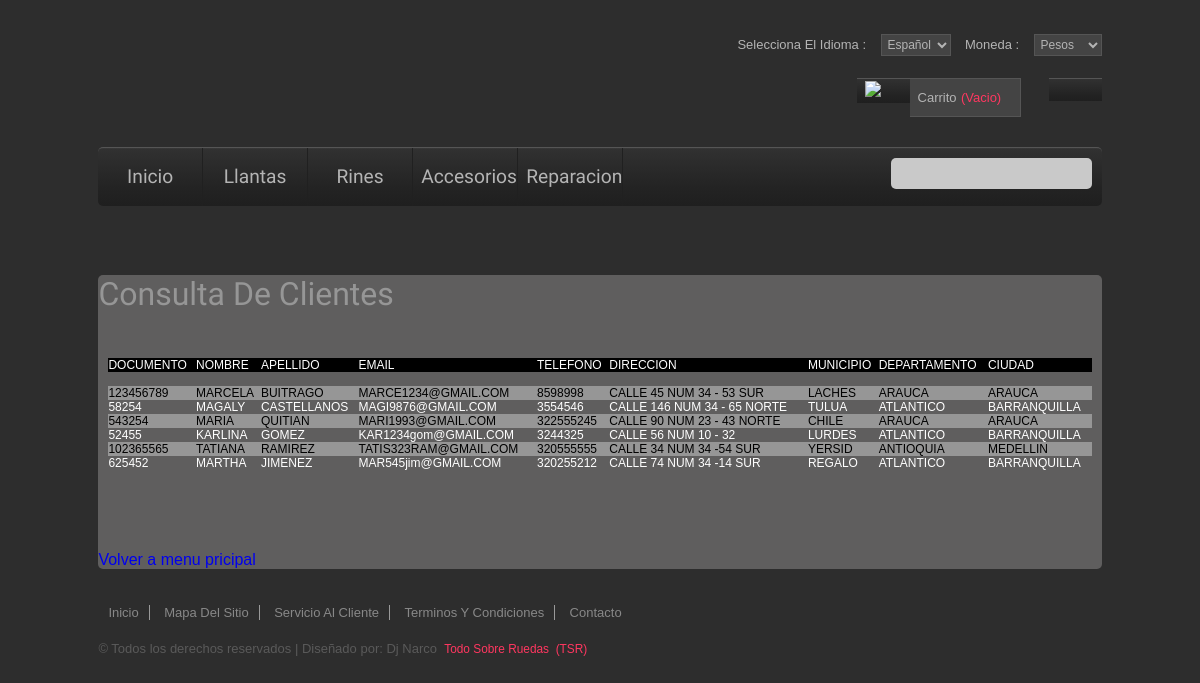
Page /Cosuta_clien.php on the committed database.
### tables this page shows
CREATE TABLE `cliente` (
  `_id_cliente` int(5) NOT NULL,
  `tipo_doc` varchar(20) NOT NULL,
  `num_doc` int(20) NOT NULL,
  `nom_cli` text NOT NULL,
  `apelli_cli` text NOT NULL,
  `email` varchar(30) NOT NULL,
  `tel_cli` varchar(20) NOT NULL,
  `direc_cli` varchar(52) NOT NULL,
  `ciud_cli` varchar(32) NOT NULL,
  `_id_ubicacion` int(11) NOT NULL,
  `gene_cli` varchar(34) NOT NULL,
  `fec_nac_cli` date NOT NULL
);

CREATE TABLE `ubicacion` (
  `_id_ubicacion` int(11) NOT NULL,
  `departamento` varchar(42) NOT NULL,
  `ciudad` varchar(43) NOT NULL
);

### db/utilidades_sql.php (called while the page is built, shortened)
<?php
$mysqli = New MySqli (DB_HOST,DB_USER,DB_PASSWORD,DB_DATABASE);
mysqli_set_charset($mysqli, "utf8");
function get_clientes(){
	global $mysqli;
	$sql = "SELECT _id_cliente, num_doc, nom_cli, apelli_cli, email, tel_cli, direc_cli, ciud_cli,ubicacion.departamento, ubicacion.ciudad FROM cliente,ubicacion WHERE cliente._id_ubicacion=ubicacion._id_ubicacion";
	return 	$mysqli ->query($sql);
}
?>

### Cosuta_clien.php (the view, shortened to what this page needs)
<!DOCTYPE HTML>
<html>
<head>
<link href="css/estilo23.css" rel="stylesheet" type="text/css" media="all" />
</head>
<body>
<?php
    include_once('php/banner.php')
    ?>
    <?php
    include_once('php/header.php')
    ?>
</div>
<div class="main">
<div class="main1">
<div class="boxes">
        <h2>Consulta de clientes </h2>
        <div class="repair">
             <section><p>
<?php
include_once ('db/utilidades_sql.php');
$result = get_clientes();
echo "<table class='datos' border: green 5px solid;>";
echo "<th>DOCUMENTO</th><th>NOMBRE</th><th>APELLIDO</th><th>EMAIL</th><th>TELEFONO</th><th>DIRECCION</th><th>MUNICIPIO</th>  <th>DEPARTAMENTO</th><th>CIUDAD</th>";
echo "<tr><td><br></td></tr>";
$i=1;
while( $row = $result->fetch_assoc ())
{
    if ($i%2==0){
        echo "<tr class='fondofila1'>";
    }else{
        echo "<tr class='fondofila2'>";
    }
    echo "<td>".$row[ "num_doc"     ]."</td>";
    echo "<td>".$row[ "nom_cli"     ]."</td>";
    echo "<td>".$row[ "apelli_cli"  ]."</td>";
    echo "<td>".$row[ "email"       ]."</td>";
    echo "<td>".$row[ "tel_cli"     ]."</td>";
    echo "<td>".$row[ "direc_cli"   ]."</td>";
    echo "<td>".$row[ "ciud_cli"    ]."</td>";
    echo "<td>".$row[ "departamento"]."</td>";
    echo "<td>".$row[ "ciudad"]."</td>";
    echo "<tr>";
    $i++;
}
    echo "</table>";
?></table>
<BR><BR>
<div align="left"><a href="index.php">Volver a menu pricipal</a></div>
            </section></p>
    </div>
  </div>
</div>
</div>
<?php
    include_once('php/footer.php')
?>

### php/banner.php (shortened to what this page needs)
<div class="wrap">
<div class="header">
	<div class="h_right">
	<div class="drp-dwn">
		<ul>
			<li><h3>Selecciona el Idioma :</h3></li>
			<li>
				<select onchange="window.location=this.options[this.selectedIndex].value">
				<option value="">Español</option>
			</select></li>
			<li><h3 style="margin-left: 10px;">Moneda :</h3></li>
			<li>	 	<select onchange="window.location=this.options[this.selectedIndex].value">
				<option value="">Pesos</option>
			</select></li>
		</ul>
	</div>
	<div class="header_top_right">
	   <div class="login">
			   </div>
			   			    <div class="shopping_cart">
				    		<div class="cart_img">
				    	<img src="img/tsr/header_cart.png">
				    	</div>
						<div class="cart">
							<a href="#" title="View my shopping cart" rel="nofollow">
													<span class="cart_title">Carrito</span>
										<span class="no_product">(Vacio)</span>
								</a>
							</div>
				     </div>
		 </div>
	</div>

### php/header.php (shortened to what this page needs)
<?php  if (isset($_SESSION['email'])){ ?>
	<h4><p> <?php echo $_SESSION['email']; ?></p><a href='php/logout.php'><p>SALIR</p></a></h4>
	<?php if ($_SESSION['rol']=='admin') { ?>
<link rel="stylesheet" href="css/estilobarra.css" type="text/css" media="screen"/>
        <script type="text/javascript" src="http://ajax.googleapis.com/ajax/libs/jquery/1.4.2/jquery.min.js"></script>
		<script type="text/javascript" src="js/jquery.easing.1.3.js"></script>
		<script type="text/javascript" src="js/prueba.js"></script>
<div class="clear"></div><br><br><br>
<div class="content">
			<ul id="sdt_menu" class="sdt_menu">
				<li>
					<a href="index.php">
						<span class="sdt_active"></span>
						<span class="sdt_wrap">
							<span class="sdt_link">Inicio</span>
							<span class="sdt_descr">TSR</span>
						</span>
					</a>
				</li>
				<li>
					<a href="index.php">
						<span class="sdt_active"></span>
						<span class="sdt_wrap">
							<span class="sdt_link">Insertar</span>
							<span class="sdt_descr">TSR</span>
						</span>
					</a>
					<div class="sdt_box">
							<a href="form_registro.php">Cliente o Proveedor</a>
							<a href="form_produc.php">Insertar Productos</a>
							<a href="form_cataubica.php">Categoria o Ubicacion</a>
				</li>
				<li>
					<a href="index.php">
						<span class="sdt_active"></span>
						<span class="sdt_wrap">
							<span class="sdt_link">Consultar</span>
							<span class="sdt_descr">TSR</span>
						</span>
					</a>
					<div class="sdt_box">
							<a href="Cosuta_clien.php">Consultar Cliente</a>
							<a href="Cosuta_provee.php">Consultar Proveedor</a>
							<a href="#">Consultar Producto</a>
				</li>
				<li>
					<a href="index.php">
						<span class="sdt_active"></span>
						<span class="sdt_wrap">
							<span class="sdt_link">Agregar</span>
							<span class="sdt_descr">TSR</span>
						</span>
					</a>
					<div class="sdt_box">
							<a href="form_cataubica.php">categoria y ubicacion</a>
							<a href="backup.php">Backup</a>
							<a href="backup.php">Facturacion</a>
				</li>
				<li>
					<a href="index.php">
						<span class="sdt_active"></span>
						<span class="sdt_wrap">
							<span class="sdt_link">Modificar</span>
							<span class="sdt_descr">TSR</span>
						</span>
					</a>
					<div class="sdt_box">
						<a href="#">Mod el Cliente</a>
						<a href="#">Mod el Proveedor</a>
						<a href="#">Mod el Producto</a>
					</div>
				</li>
			</ul>
		</div><br><br><br><br><br><br>
		<?php }  ?>
<div class="clear"></div>
<div class="main">
<div class="main1">
<div class="boxes">
		<h2>TODO SOBRE RUEDAS ZONA ADMINISTRATIVA</h2>
		<div class="repair">
		     <section>
				<ul class="lb-album">
</li>
				</ul>
			</section>
    </div>
  </div>
</div>
</div>
	<div class="clear"></div>
	</div>
<?php if ($_SESSION['rol']=='provee') { ?>
<div class="clear"></div>
	<div class="h_main">
		<ul class="nav">
	        <li class="active">
	            <a href="index.php">       Inicio        </a></li>
	        <li><a href="form_produc.php">     Ingresar       </a></li>
	        <li><a href="Consulta_producto.php">       Consultar       </a></li>
	        <li><a href="Accesorios.php">  Modificar    </a></li>
	        <li><a href="Contacto.php">    Contacto      </a></li>
	     </ul>
	     <div class="search">
	    	<form>
	    		<input type="text" value="">
	    		<input type="submit" value="">
	    	</form>
		</div>
	<div class="clear"></div>
	</div>
<?php } if ($_SESSION['rol']=='cliente') { ?>
<div class="clear"></div>
	<div class="h_main">
		<ul class="nav">
	        <li class="active">
	            <a href="index.php">       Inicio        </a></li>
	        <li><a href="Llantas.php">     Llantas       </a></li>
	        <li><a href="Rines.php">       Rines         </a></li>
	        <li><a href="Accesorios.php">  Accesorios    </a></li>
	        <li><a href="Reparacion.php">  Reparacion    </a></li>
	 	    <li><a href="Ofertas.php">     Ofertas       </a></li>
	     </ul>
	     <div class="search">
	    	<form>
	    		<input type="text" value="">
	    		<input type="submit" value="">
	    	</form>
		</div>
		<?php } ?>
	<div class="clear"></div>
	</div>
	<?php } else { ?>
	<div class="h_main">
		<ul class="nav">
	        <li class="active">
	            <a href="index.php">       Inicio        </a></li>
	        <li><a href="Llantas.php">     Llantas       </a></li>
	        <li><a href="Rines.php">       Rines         </a></li>
	        <li><a href="Accesorios.php">  Accesorios    </a></li>
	        <li><a href="Reparacion.php">  Reparacion    </a></li>
	     </ul>
	     <div class="search">
	    	<form>
	    		<input type="text" value="">
	    		<input type="submit" value="">
	    	</form>
		</div>
		<?php } ?>
	</div>

### php/footer.php (shortened to what this page needs)
<div class="footer">
	<div class="f_left">
		<div class="f_nav">
			<ul>
		        <li><a href="index.php">Inicio</a></li>
                <li><a href="https://www.google.com/maps/place/Colsutec/@4.58023,-74.100401,15z/data=!4m5!3m4!1s0x0:0xef06fb037225d1f5!8m2!3d4.5802295!4d-74.1004014?hl=es-ES">Mapa del sitio</a></li>
                <li><a href="">Servicio al cliente</a></li>
                <li><a href="">Terminos y condiciones</a></li>
                <li><a href="Contacto.php">Contacto</a></li>
             </ul>
        </div>
        <div class="copy">
                <p class="w3-link">© Todos los derechos reservados | Diseñado por: Dj Narco&nbsp; <a href="http://todosobre18wheelsofsteel.blogspot.com.co/">Todo Sobre Ruedas&nbsp; (TSR)</a></p>
            </div>
        </div>
	<div class="social-icons">
	   		  	<ul>
	 			  <li class="icon1"><a href="https://es-la.facebook.com/" target="_blank"> </a></li>
			      <li class="icon2"><a href="https://www.blogger.com/about/?r=1-null_user" target="_blank"> </a></li>
			      <li class="icon3"><a href="https://twitter.com/?lang=es" target="_blank"> </a></li>
			      <li class="icon4"><a href="https://accounts.google.com" target="_blank"> </a></li>
		     </ul>
	 </div>
</div>
</div>
</body>
</html>

### rows in the picture
cliente: num_doc "123456789", nom_cli "MARCELA", apelli_cli "BUITRAGO", email "MARCE1234@GMAIL.COM", tel_cli "8598998", direc_cli "CALLE 45 NUM 34 - 53 SUR", ciud_cli "LACHES", ubicacion.departamento "ARAUCA", ubicacion.ciudad "ARAUCA"
cliente: num_doc "58254", nom_cli "MAGALY", apelli_cli "CASTELLANOS", email "MAGI9876@GMAIL.COM", tel_cli "3554546", direc_cli "CALLE 146 NUM 34 - 65 NORTE", ciud_cli "TULUA", ubicacion.departamento "ATLANTICO", ubicacion.ciudad "BARRANQUILLA"
cliente: num_doc "543254", nom_cli "MARIA", apelli_cli "QUITIAN", email "MARI1993@GMAIL.COM", tel_cli "322555245", direc_cli "CALLE 90 NUM 23 - 43 NORTE", ciud_cli "CHILE", ubicacion.departamento "ARAUCA", ubicacion.ciudad "ARAUCA"
cliente: num_doc "52455", nom_cli "KARLINA", apelli_cli "GOMEZ", email "KAR1234gom@GMAIL.COM", tel_cli "3244325", direc_cli "CALLE 56 NUM 10 - 32", ciud_cli "LURDES", ubicacion.departamento "ATLANTICO", ubicacion.ciudad "BARRANQUILLA"
cliente: num_doc "102365565", nom_cli "TATIANA", apelli_cli "RAMIREZ", email "TATIS323RAM@GMAIL.COM", tel_cli "320555555", direc_cli "CALLE 34 NUM 34 -54 SUR", ciud_cli "YERSID", ubicacion.departamento "ANTIOQUIA", ubicacion.ciudad "MEDELLIN"
cliente: num_doc "625452", nom_cli "MARTHA", apelli_cli "JIMENEZ", email "MAR545jim@GMAIL.COM", tel_cli "320255212", direc_cli "CALLE 74 NUM 34 -14 SUR", ciud_cli "REGALO", ubicacion.departamento "ATLANTICO", ubicacion.ciudad "BARRANQUILLA"
